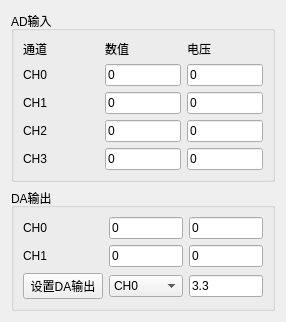
<?xml version="1.0" encoding="UTF-8"?>
<ui version="4.0">
 <class>SensorDialog</class>
 <widget class="QDialog" name="SensorDialog">
  <property name="geometry">
   <rect>
    <x>0</x>
    <y>0</y>
    <width>286</width>
    <height>270</height>
   </rect>
  </property>
  <property name="windowTitle">
   <string>传感器配置</string>
  </property>
  <property name="windowIcon">
   <iconset resource="img.qrc">
    <normaloff>:/icon/images/icon.ico</normaloff>:/icon/images/icon.ico</iconset>
  </property>
  <layout class="QGridLayout" name="gridLayout_3">
   <item row="0" column="0">
    <widget class="QGroupBox" name="groupBox">
     <property name="title">
      <string>AD输入</string>
     </property>
     <layout class="QGridLayout" name="gridLayout_2" columnstretch="1,1,1">
      <item row="0" column="1">
       <widget class="QLabel" name="label_2">
        <property name="text">
         <string>数值</string>
        </property>
       </widget>
      </item>
      <item row="4" column="1">
       <widget class="QLineEdit" name="editADValCH3">
        <property name="text">
         <string>0</string>
        </property>
       </widget>
      </item>
      <item row="1" column="2">
       <widget class="QLineEdit" name="editADVolCH0">
        <property name="text">
         <string>0</string>
        </property>
       </widget>
      </item>
      <item row="0" column="2">
       <widget class="QLabel" name="label_3">
        <property name="text">
         <string>电压</string>
        </property>
       </widget>
      </item>
      <item row="1" column="1">
       <widget class="QLineEdit" name="editADValCH0">
        <property name="text">
         <string>0</string>
        </property>
       </widget>
      </item>
      <item row="3" column="1">
       <widget class="QLineEdit" name="editADValCH2">
        <property name="text">
         <string>0</string>
        </property>
       </widget>
      </item>
      <item row="2" column="1">
       <widget class="QLineEdit" name="editADValCH1">
        <property name="text">
         <string>0</string>
        </property>
       </widget>
      </item>
      <item row="0" column="0">
       <widget class="QLabel" name="label">
        <property name="text">
         <string>通道</string>
        </property>
       </widget>
      </item>
      <item row="3" column="2">
       <widget class="QLineEdit" name="editADVolCH2">
        <property name="text">
         <string>0</string>
        </property>
       </widget>
      </item>
      <item row="2" column="2">
       <widget class="QLineEdit" name="editADVolCH1">
        <property name="text">
         <string>0</string>
        </property>
       </widget>
      </item>
      <item row="4" column="0">
       <widget class="QLabel" name="label_7">
        <property name="text">
         <string>CH3</string>
        </property>
       </widget>
      </item>
      <item row="3" column="0">
       <widget class="QLabel" name="label_6">
        <property name="text">
         <string>CH2</string>
        </property>
       </widget>
      </item>
      <item row="1" column="0">
       <widget class="QLabel" name="label_4">
        <property name="text">
         <string>CH0</string>
        </property>
       </widget>
      </item>
      <item row="2" column="0">
       <widget class="QLabel" name="label_5">
        <property name="text">
         <string>CH1</string>
        </property>
       </widget>
      </item>
      <item row="4" column="2">
       <widget class="QLineEdit" name="editADVolCH3">
        <property name="text">
         <string>0</string>
        </property>
       </widget>
      </item>
     </layout>
    </widget>
   </item>
   <item row="1" column="0">
    <widget class="QGroupBox" name="groupBox_2">
     <property name="title">
      <string>DA输出</string>
     </property>
     <layout class="QGridLayout" name="gridLayout" columnstretch="1,1,1">
      <item row="0" column="0">
       <widget class="QLabel" name="label_8">
        <property name="text">
         <string>CH0</string>
        </property>
       </widget>
      </item>
      <item row="0" column="1">
       <widget class="QLineEdit" name="editDAValCH0">
        <property name="text">
         <string>0</string>
        </property>
       </widget>
      </item>
      <item row="0" column="2">
       <widget class="QLineEdit" name="editDAVolCH0">
        <property name="text">
         <string>0</string>
        </property>
       </widget>
      </item>
      <item row="1" column="0">
       <widget class="QLabel" name="label_9">
        <property name="text">
         <string>CH1</string>
        </property>
       </widget>
      </item>
      <item row="1" column="1">
       <widget class="QLineEdit" name="editDAValCH1">
        <property name="text">
         <string>0</string>
        </property>
       </widget>
      </item>
      <item row="1" column="2">
       <widget class="QLineEdit" name="editDAVolCH1">
        <property name="text">
         <string>0</string>
        </property>
       </widget>
      </item>
      <item row="2" column="0">
       <widget class="QPushButton" name="btnSetDA">
        <property name="focusPolicy">
         <enum>Qt::FocusPolicy::NoFocus</enum>
        </property>
        <property name="text">
         <string>设置DA输出</string>
        </property>
        <property name="checkable">
         <bool>false</bool>
        </property>
       </widget>
      </item>
      <item row="2" column="1">
       <widget class="QComboBox" name="comboDA">
        <item>
         <property name="text">
          <string>CH0</string>
         </property>
        </item>
        <item>
         <property name="text">
          <string>CH1</string>
         </property>
        </item>
       </widget>
      </item>
      <item row="2" column="2">
       <widget class="QLineEdit" name="editSetDA">
        <property name="text">
         <string>3.3</string>
        </property>
       </widget>
      </item>
     </layout>
    </widget>
   </item>
  </layout>
 </widget>
 <resources>
  <include location="img.qrc"/>
 </resources>
 <connections/>
</ui>
